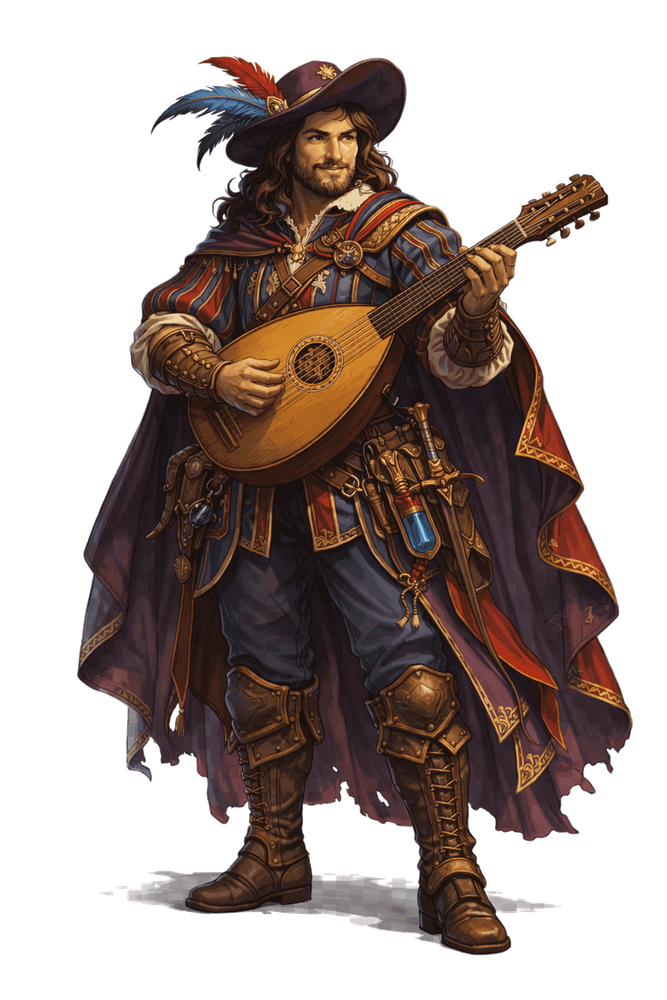
#> input picture assets/portraits/Bard.png, 667 x 1000 px, shrunk from 1365 x 2048 before the run; its folder holds only this picture in this run
$ python check-portraits.py
#> lines starting #> are read from the running program, lines starting #| are printed output that depends on the picture; after the words box and inside, x2 and y2 are one past the last pixel; in counts of white or black regions, pixels touching at a corner belong together
from PIL import Image
import numpy as np
import os, glob

portrait_dir = r'c:\Users\jenna\Desktop\Portfolio projects\Elderbrook\assets\portraits'
files = sorted(glob.glob(os.path.join(portrait_dir, '*.png')))

print(f'Analyzing {len(files)} portraits...\n')

suspects = []
for f in files:
    img = Image.open(f).convert('RGB')
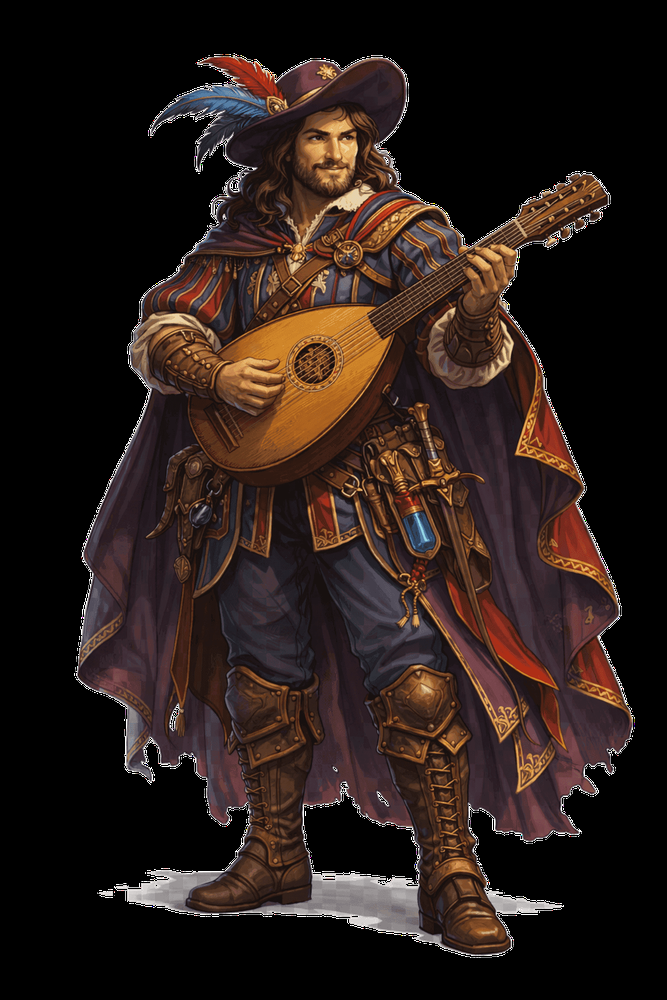
#> img: PIL image 667x1000 RGB; mean R, G, B 41.2, 28.6, 24.2
    name = os.path.basename(f)
    w, h = img.size
    arr = np.array(img)

    # Detect background color from corners (sample 20x20 from each corner)
    corners = [
        arr[:20, :20],      # top-left
        arr[:20, -20:],     # top-right
    ]
    bg_color = np.median(np.concatenate([c.reshape(-1, 3) for c in corners]), axis=0)
#> bg_color = [0, 0, 0]

    # For each row, count pixels that differ significantly from background
    # A pixel is "content" if it differs from bg by more than 30 in any channel
    threshold = 30
    diff = np.abs(arr.astype(float) - bg_color.reshape(1, 1, 3))
    content_mask = np.any(diff > threshold, axis=2)  # h x w boolean
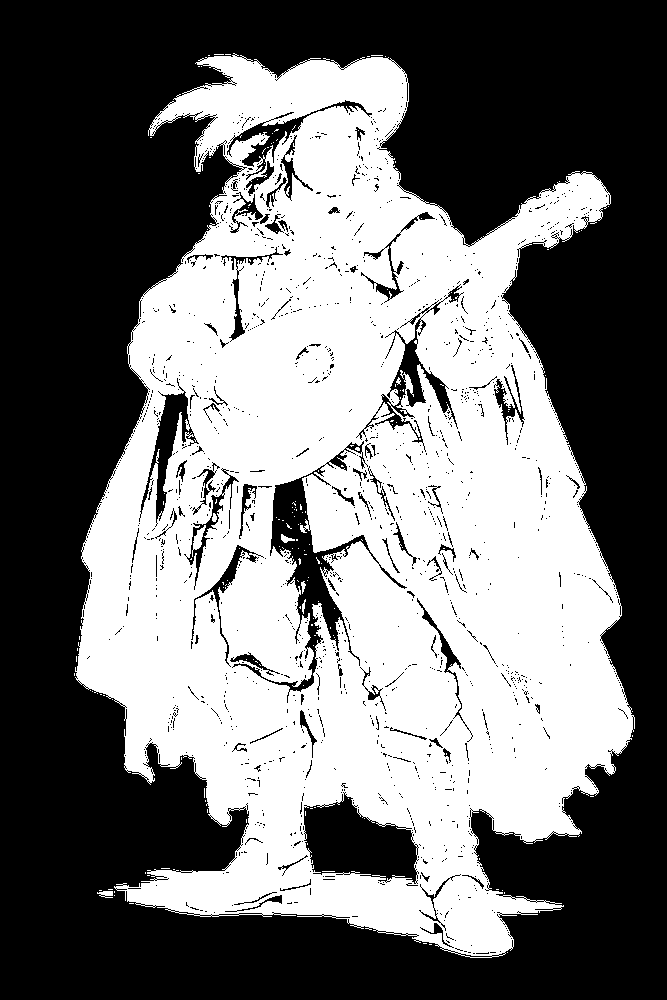
#> content_mask: shape (1000, 667) bool; 45.6% white; 168 white regions (160 under 20 px), largest, box (x1, y1, x2, y2) and area: (75, 53, 635, 958) 303614, (192, 525, 206, 557) 170, (97, 891, 113, 898) 75

    # For each row, what fraction is content?
    row_content = content_mask.mean(axis=1)  # fraction of content per row
#> row_content = 1000 values, max 0.783 at index 679, min 0 at index 0, mean 0.456

    # Find the lowest row with at least 3% content
    lowest_content_row = 0
    for y in range(h - 1, -1, -1):
        if row_content[y] > 0.03:
            lowest_content_row = y
            break

    # Also find the highest row with content (top of character)
    highest_content_row = 0
    for y in range(h):
        if row_content[y] > 0.03:
            highest_content_row = y
            break

    content_pct = round((lowest_content_row / h) * 100, 1)
    char_height = lowest_content_row - highest_content_row
    char_height_pct = round((char_height / h) * 100, 1)

    # Full body = content extends to at least 88% of image height
    # AND character occupies a good portion of the image
    status = 'OK' if content_pct >= 88 else 'SUSPECT'
    if content_pct < 88:
        suspects.append((name, content_pct, char_height_pct))

    print(f'{name:45s} bottom:{content_pct:5.1f}%  charH:{char_height_pct:5.1f}%  {status}')
#| Bard.png                                      bottom: 95.7%  charH: 90.2%  OK

    img.close()

print(f'\n{"="*60}')
print(f'NOT FULL BODY (content ends before 88% of image height):')
print(f'{"="*60}')
for name, pct, chpct in sorted(suspects, key=lambda x: x[1]):
    print(f'  {name:45s} content ends at {pct}% (char height: {chpct}%)')
print(f'\nTotal suspects: {len(suspects)} out of {len(files)}')

$ run again, on assets/portraits/Guard-1.png
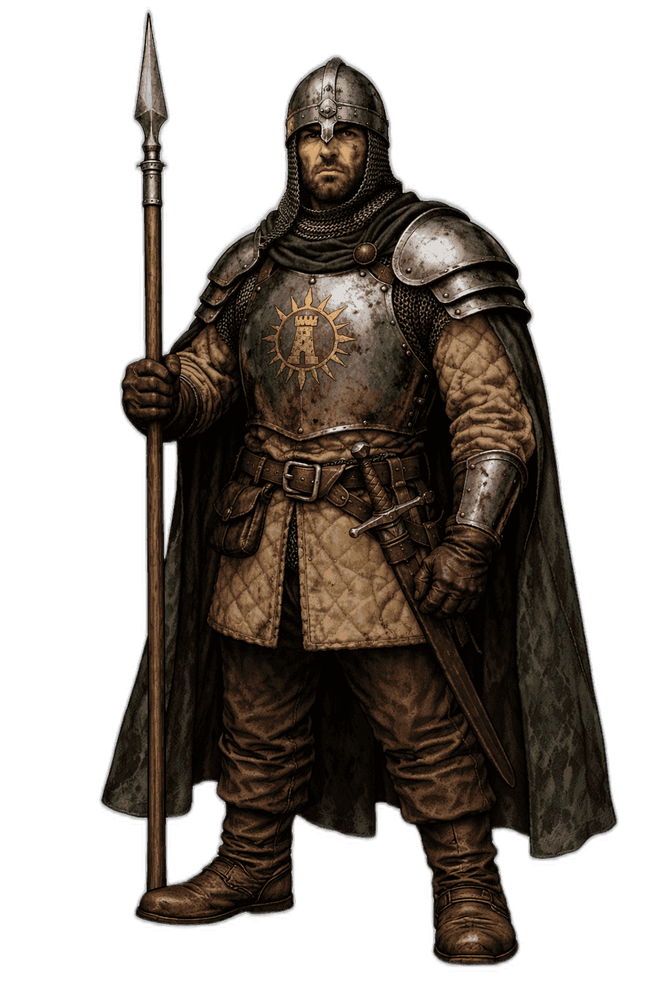
#> input picture assets/portraits/Guard-1.png, 667 x 1000 px, shrunk from 1024 x 1536 before the run
#> `img = Image.open(f).convert('RGB')`:
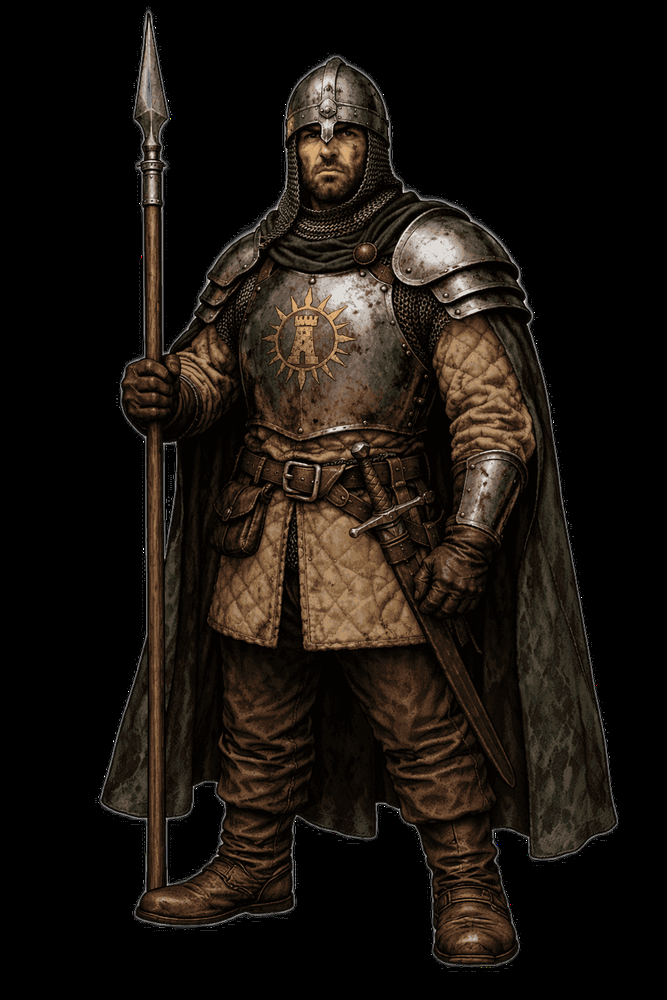
#> img: PIL image 667x1000 RGB; mean R, G, B 25.6, 19.8, 14.6
#> bg_color = [0, 0, 0]
#> `content_mask = np.any(diff > threshold, axis=2)`:
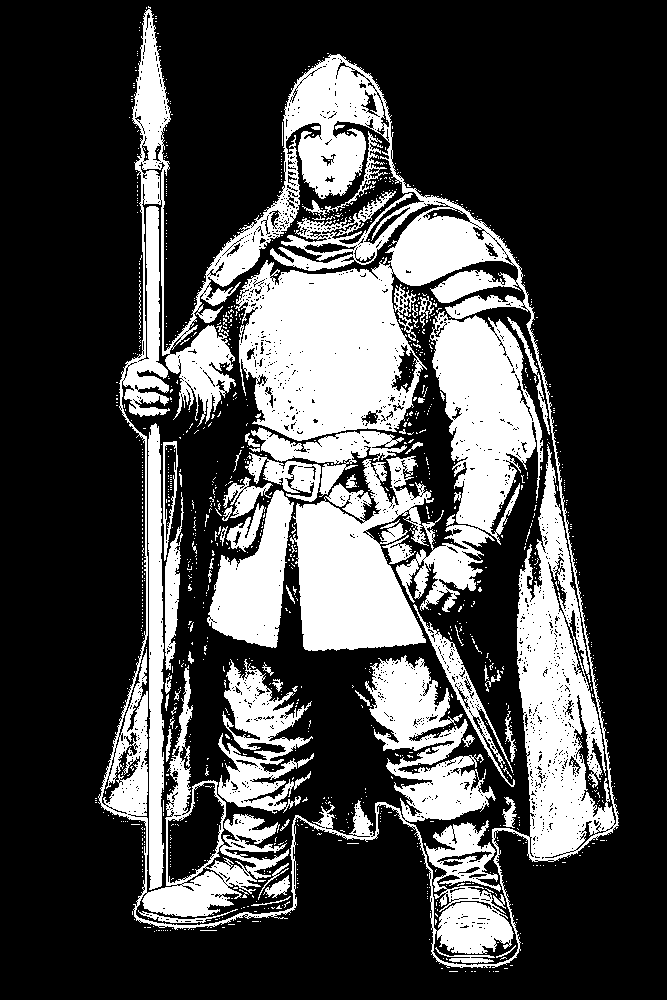
#> content_mask: shape (1000, 667) bool; 28.1% white; 1187 white regions (1120 under 20 px), largest, box (x1, y1, x2, y2) and area: (98, 6, 619, 968) 112288, (290, 311, 543, 651) 35718, (207, 490, 294, 648) 7162
#> row_content = 1000 values, max 0.529 at index 367, min 0 at index 0, mean 0.281
#| Guard-1.png                                   bottom: 96.6%  charH: 91.1%  OK

$ run again, on assets/portraits/Guard_captain.png
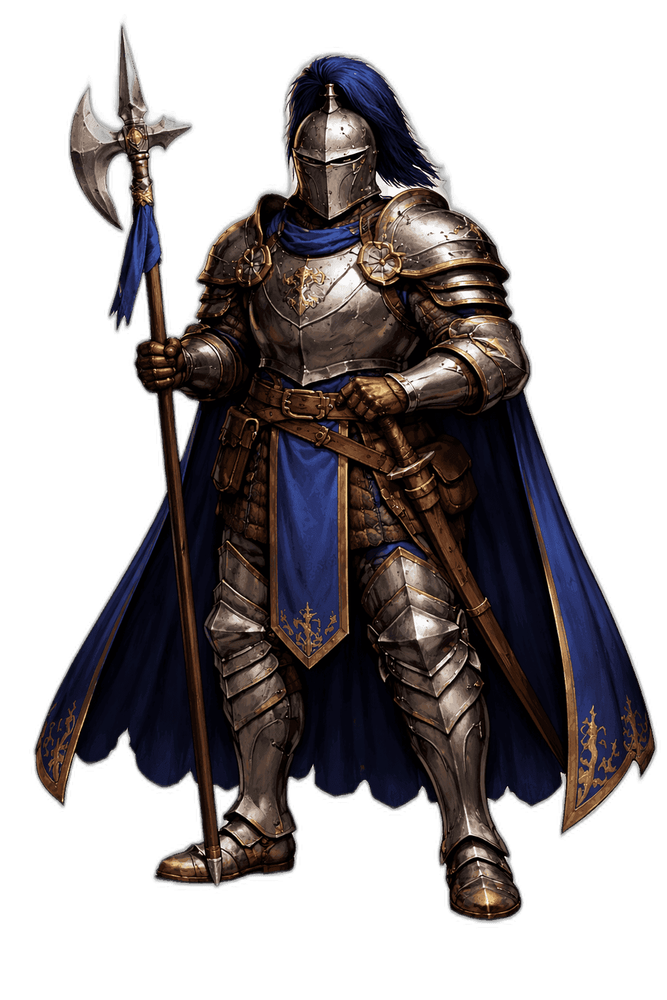
#> input picture assets/portraits/Guard_captain.png, 667 x 1000 px, shrunk from 1024 x 1536 before the run
#> `img = Image.open(f).convert('RGB')`:
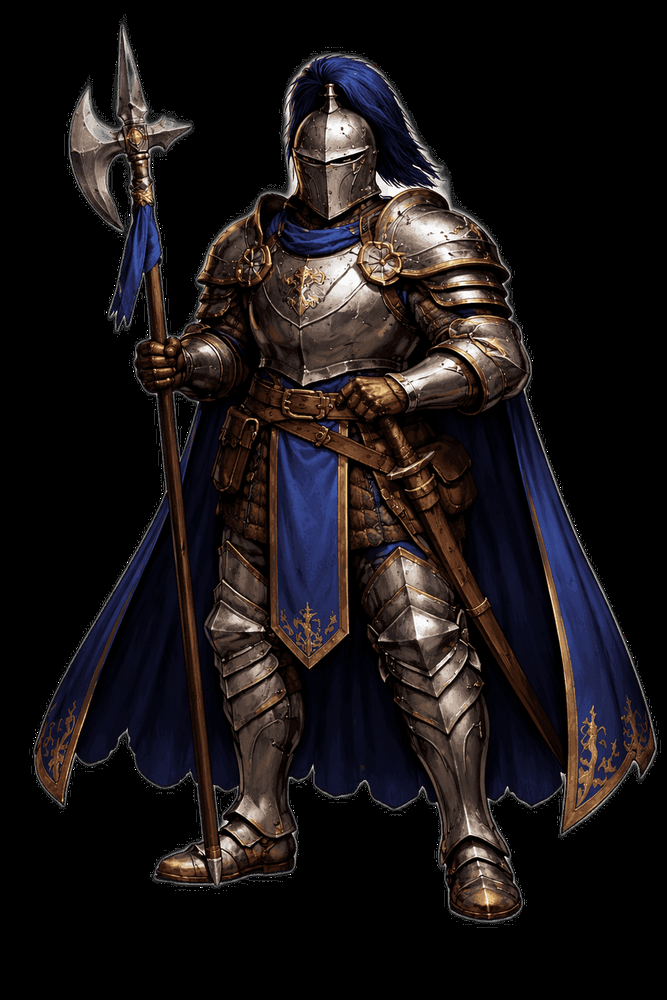
#> img: PIL image 667x1000 RGB; mean R, G, B 25.3, 20.7, 21.8
#> bg_color = [0, 0, 0]
#> `content_mask = np.any(diff > threshold, axis=2)`:
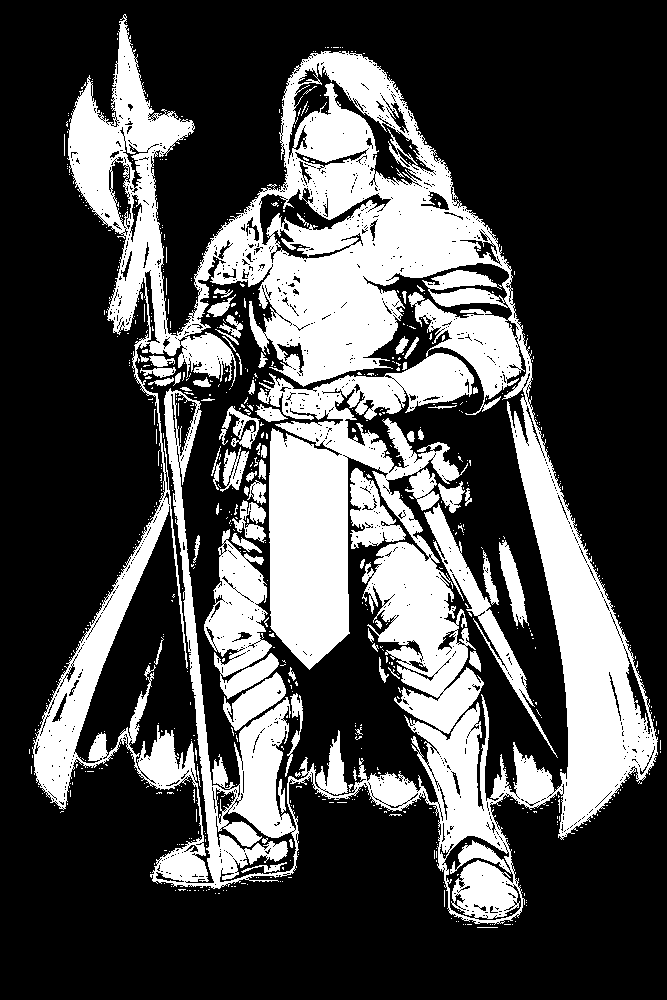
#> content_mask: shape (1000, 667) bool; 29.9% white; 715 white regions (646 under 20 px), largest, box (x1, y1, x2, y2) and area: (32, 14, 658, 925) 174288, (204, 529, 279, 699) 6404, (424, 503, 558, 758) 3708
#> row_content = 1000 values, max 0.58 at index 775, min 0 at index 0, mean 0.299
#| Guard_captain.png                             bottom: 92.7%  charH: 88.0%  OK

$ run again, on assets/portraits/bandit_enemy.png
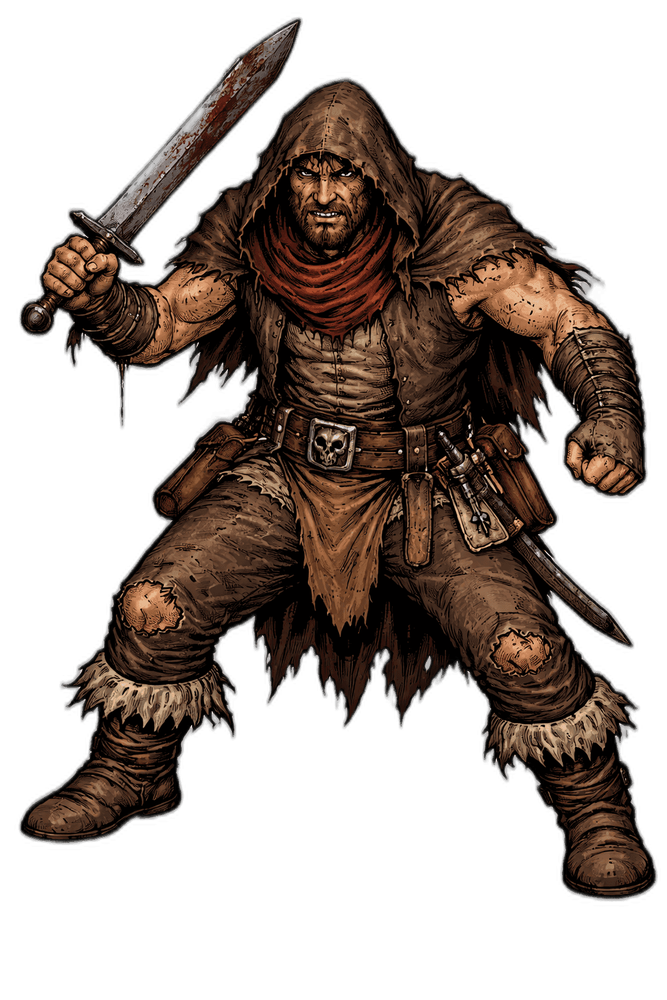
#> input picture assets/portraits/bandit_enemy.png, 667 x 1000 px, shrunk from 1024 x 1536 before the run
#> `img = Image.open(f).convert('RGB')`:
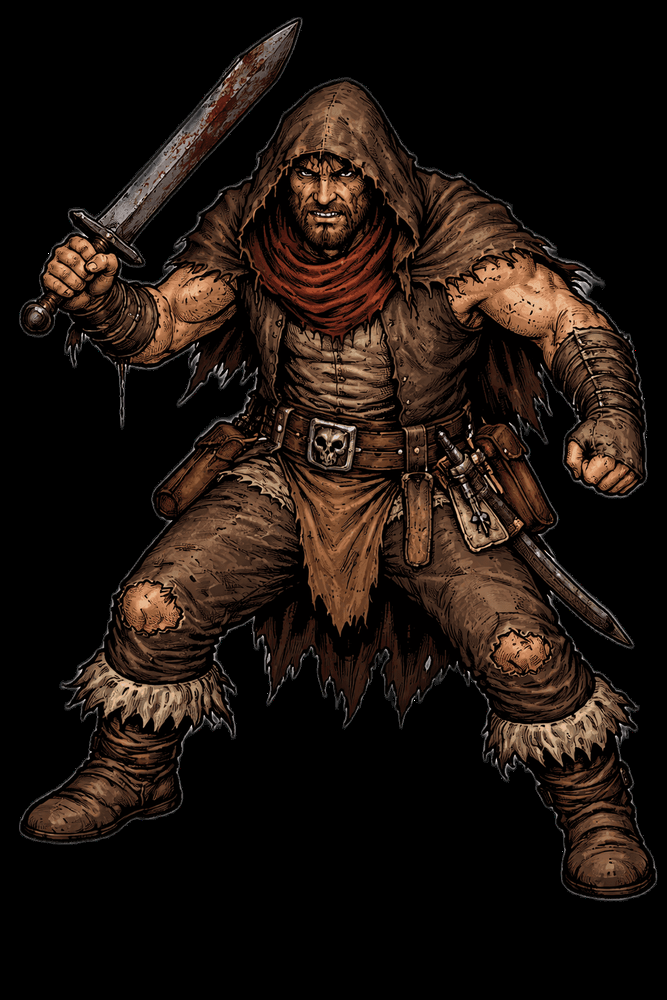
#> img: PIL image 667x1000 RGB; mean R, G, B 30, 20.2, 14.8
#> bg_color = [0, 0, 0]
#> `content_mask = np.any(diff > threshold, axis=2)`:
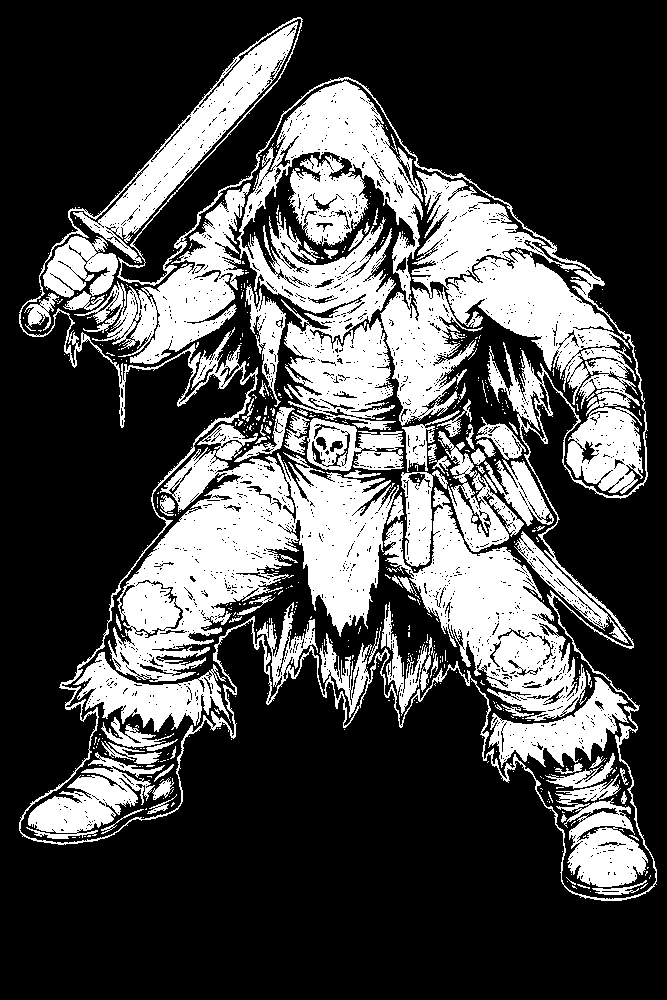
#> content_mask: shape (1000, 667) bool; 29.7% white; 585 white regions (504 under 20 px), largest, box (x1, y1, x2, y2) and area: (237, 81, 640, 430) 55832, (108, 424, 399, 682) 33313, (19, 17, 657, 901) 27635
#> row_content = 1000 values, max 0.693 at index 306, min 0 at index 0, mean 0.297
#| bandit_enemy.png                              bottom: 90.0%  charH: 86.8%  OK
